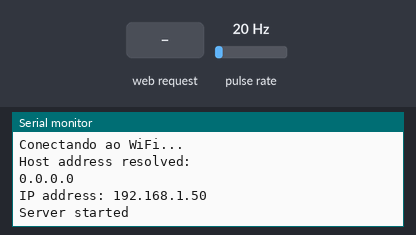
This program was run on a simulated ESP32. Parts: the last lines printed to the serial monitor. Wiring (inferred from the names in the program): pulse sensor: data GPIO 13. Inputs (shaded band) come from the test bench; at power-on: pulse rate 20 Hz. WiFi joins after 1.5 s; servers stay silent unless stated; storage starts empty.

Above: at 3.2 s.
3.3 s: HTTP request GET / received
At 4.1 s:
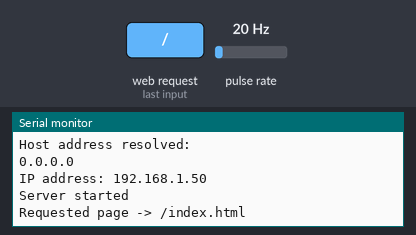
4.8 s: HTTP request GET /enviar?valor=1 received
At 6.3 s:
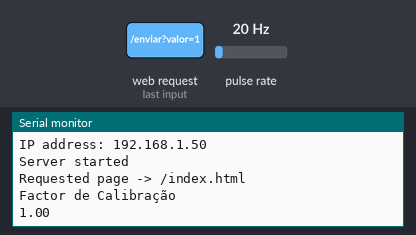

The program:

main.cpp
```cpp
#include <Arduino.h>
#include "SPIFFS.h"
#include <WebServer.h>
#include <WiFi.h>

const char *ssid = "ESPWIFI";
const char *password = "1234567890";
WebServer server(80);

String flowrate_state = " ";
String total_water_state = " ";

#define PIN_SENSOR_FLUXO 13

long currentMillis = 0;
long previousMillis = 0;
int interval = 1000;
boolean ledState = LOW;
float calibrationFactor = 1;
volatile byte pulseCount;
byte pulse1Sec = 0;
float flowRate;
unsigned int flowMilliLitres;
unsigned long totalMilliLitres;
float flowLitres;
float totalLitres;
//Funcao Auxiliar do Sensor de Vazao
void IRAM_ATTR pulseCounter()
{
  pulseCount++;
}

//Inicia o Pinos do Relé e do Sensor de Vazão
void init_bomba_sensorfluxo()
{

  pinMode(PIN_SENSOR_FLUXO,INPUT_PULLUP);


  pulseCount = 0;
  flowRate = 0.0;
  flowMilliLitres = 0;
  totalMilliLitres = 0;
  previousMillis = 0;

  attachInterrupt(digitalPinToInterrupt(PIN_SENSOR_FLUXO), pulseCounter, FALLING);

}

void Controle_sensor_vazao()
{
currentMillis = millis();
  if (currentMillis - previousMillis > interval) {

    pulse1Sec = pulseCount;
    pulseCount = 0;

    // Because this loop may not complete in exactly 1 second intervals we calculate
    // the number of milliseconds that have passed since the last execution and use
    // that to scale the output. We also apply the calibrationFactor to scale the output
    // based on the number of pulses per second per units of measure (litres/minute in
    // this case) coming from the sensor.
    flowRate = ((1000.0 / (millis() - previousMillis)) * pulse1Sec) / calibrationFactor;
    previousMillis = millis();

    // Divide the flow rate in litres/minute by 60 to determine how many litres have
    // passed through the sensor in this 1 second interval, then multiply by 1000 to
    // convert to millilitres.
    flowMilliLitres = (flowRate / 60) * 1000;
    flowLitres = (flowRate / 60);

    // Add the millilitres passed in this second to the cumulative total
    totalMilliLitres += flowMilliLitres;
    totalLitres += flowLitres;

    flowrate_state = String(flowRate);
    total_water_state = String(totalLitres);
    // Add the millilitres passed in this second to the cumulative total
    // flowrate_state = String(flowRate);
    // total_water_state = String(totalMilliLitres);
    // Print the flow rate for this second in litres / minute
  //   Serial.print("Flow rate: ");
  //   Serial.print(int(flowRate));  // Print the integer part of the variable
  //   Serial.print("L/min");
  //   Serial.print("\t");       // Print tab space

  //   // Print the cumulative total of litres flowed since starting
  //   Serial.print("Output Liquid Quantity: ");
  //   Serial.print(totalMilliLitres);
  //   Serial.print("mL / ");
  //   Serial.print(totalMilliLitres / 1000);
  //   Serial.println("L");
   }

}
// Manipulador para páginas não encontradas
void handleNotFound()
{
  server.send(404, "text/plain", "Página não encontrada");
}
void initSPIFFS()
{
  if (!SPIFFS.begin())
  {
    Serial.println("An error has occurred while mounting SPIFFS");
  }
  else
  {
    Serial.println("SPIFFS mounted successfully");
  }
}
// Pegar dados do SPIFFS
bool loadFromSPIFFS(String path, String dataType)
{
  Serial.print("Requested page -> ");
  Serial.println(path);
  if (SPIFFS.exists(path))
  {
    File dataFile = SPIFFS.open(path, "r");
    if (!dataFile)
    {
      handleNotFound();
      return false;
    }

    if (server.streamFile(dataFile, dataType) != dataFile.size())
    {
      Serial.println("Sent less data than expected!");
    }
    else
    {
      Serial.println("Page served!");
    }

    dataFile.close();
  }
  else
  {
    handleNotFound();
    return false;
  }
  return true;
}

// Iniciar Wifi no Modo Normal
void init_Wifi_NM()
{
  WiFi.begin(ssid, password);
  while (WiFi.status() != WL_CONNECTED)
  {
    delay(1000);
    Serial.println("Conectando ao WiFi...");
  }

  IPAddress serverIp;
  Serial.println("Host address resolved:");
  Serial.println(serverIp.toString());
  IPAddress myIP = WiFi.localIP();
  Serial.print("IP address: ");
  Serial.println(myIP);
}

void handleRoot()
{
  loadFromSPIFFS("/index.html", "text/html");
}

void flowrate_cv()
{
  server.send_P(200, "text/plain", flowrate_state.c_str());
}
void total_water()
{
  Serial.println(total_water_state);
  server.send_P(200, "text/plain", total_water_state.c_str());
}
void handleCalibrador()
{

  String message = "";

  if (server.arg("valor") == "")
  { // Parameter not found

    message = "Argument not found";
  }
  else
  { // Parameter found

    message += server.arg("valor"); // Gets the value of the query parameter
    float valor = message.toFloat();
    calibrationFactor = valor;
    Serial.println("Factor de Calibração");
    Serial.println(valor);
  }

  server.send(200, "text / plain", "OK"); // Returns the HTTP response
}
void init_Server()
{

  server.on("/", HTTP_GET, handleRoot);
  server.on("/flowrate", HTTP_GET, flowrate_cv);
  // server.on("/temperaturef", HTTP_GET, sensor_TemperatureF);
  server.on("/total", HTTP_GET, total_water);
  server.on("/enviar",HTTP_GET,handleCalibrador);
  server.onNotFound(handleNotFound);
  // Inicia o servidor
  server.begin();
  Serial.println("Server started");
}

void setup()
{

  Serial.begin(115200);
  initSPIFFS();
  init_Wifi_NM();
  init_Server();
  init_bomba_sensorfluxo();
}

void loop()
{

// currentMillis = millis();
//   if (currentMillis - previousMillis > interval) {

//     pulse1Sec = pulseCount;
//     pulseCount = 0;

//     // Because this loop may not complete in exactly 1 second intervals we calculate
//     // the number of milliseconds that have passed since the last execution and use
//     // that to scale the output. We also apply the calibrationFactor to scale the output
//     // based on the number of pulses per second per units of measure (litres/minute in
//     // this case) coming from the sensor.
//     flowRate = ((1000.0 / (millis() - previousMillis)) * pulse1Sec) / calibrationFactor;
//     previousMillis = millis();

//     // Divide the flow rate in litres/minute by 60 to determine how many litres have
//     // passed through the sensor in this 1 second interval, then multiply by 1000 to
//     // convert to millilitres.
//     flowMilliLitres = (flowRate / 60) * 1000;
//     flowLitres = (flowRate / 60);

//     // Add the millilitres passed in this second to the cumulative total
//     totalMilliLitres += flowMilliLitres;

//     flowrate_state = String(flowRate);
//     total_water_state = String(totalMilliLitres);
//     // Print the flow rate for this second in litres / minute
//     // Serial.print("Flow rate: ");
//     // Serial.print(int(flowRate));  // Print the integer part of the variable
//     // Serial.print("L/min");
//     // Serial.print("\t");       // Print tab space

//     // // Print the cumulative total of litres flowed since starting
//     // Serial.print("Output Liquid Quantity: ");
//     // Serial.print(totalMilliLitres);
//     // Serial.print("mL / ");
//     // Serial.print(totalMilliLitres / 1000);
//     // Serial.println("L");

//   }
Controle_sensor_vazao();
server.handleClient();
delay(10);
}
```

Measured:
- after the input at 3.3 s, the serial monitor: prints a new line at once (image 1)
- after the input at 4.8 s, the serial monitor: prints a new line at once (image 2)
